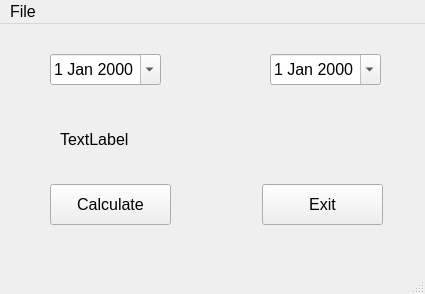
<?xml version="1.0" encoding="UTF-8"?>
<ui version="4.0">
 <class>mainWindow</class>
 <widget class="QMainWindow" name="mainWindow">
  <property name="geometry">
   <rect>
    <x>0</x>
    <y>0</y>
    <width>425</width>
    <height>294</height>
   </rect>
  </property>
  <property name="font">
   <font>
    <pointsize>12</pointsize>
   </font>
  </property>
  <property name="windowTitle">
   <string>Year Calculator</string>
  </property>
  <widget class="QWidget" name="centralwidget">
   <widget class="QPushButton" name="btnExit">
    <property name="geometry">
     <rect>
      <x>262</x>
      <y>160</y>
      <width>121</width>
      <height>41</height>
     </rect>
    </property>
    <property name="text">
     <string>Exit</string>
    </property>
   </widget>
   <widget class="QDateEdit" name="dtStart">
    <property name="geometry">
     <rect>
      <x>50</x>
      <y>30</y>
      <width>111</width>
      <height>31</height>
     </rect>
    </property>
    <property name="calendarPopup">
     <bool>true</bool>
    </property>
   </widget>
   <widget class="QDateEdit" name="dtEnd">
    <property name="geometry">
     <rect>
      <x>270</x>
      <y>30</y>
      <width>111</width>
      <height>31</height>
     </rect>
    </property>
    <property name="calendarPopup">
     <bool>true</bool>
    </property>
   </widget>
   <widget class="QLabel" name="label">
    <property name="geometry">
     <rect>
      <x>60</x>
      <y>100</y>
      <width>321</width>
      <height>31</height>
     </rect>
    </property>
    <property name="text">
     <string>TextLabel</string>
    </property>
   </widget>
   <widget class="QPushButton" name="btnCalc">
    <property name="geometry">
     <rect>
      <x>50</x>
      <y>160</y>
      <width>121</width>
      <height>41</height>
     </rect>
    </property>
    <property name="text">
     <string>Calculate</string>
    </property>
   </widget>
  </widget>
  <widget class="QMenuBar" name="menubar">
   <property name="geometry">
    <rect>
     <x>0</x>
     <y>0</y>
     <width>425</width>
     <height>34</height>
    </rect>
   </property>
   <widget class="QMenu" name="menuFile">
    <property name="title">
     <string>File</string>
    </property>
    <addaction name="actExit"/>
   </widget>
   <addaction name="menuFile"/>
  </widget>
  <widget class="QStatusBar" name="statusbar"/>
  <action name="actExit">
   <property name="text">
    <string>Exit</string>
   </property>
  </action>
 </widget>
 <resources/>
 <connections/>
</ui>
